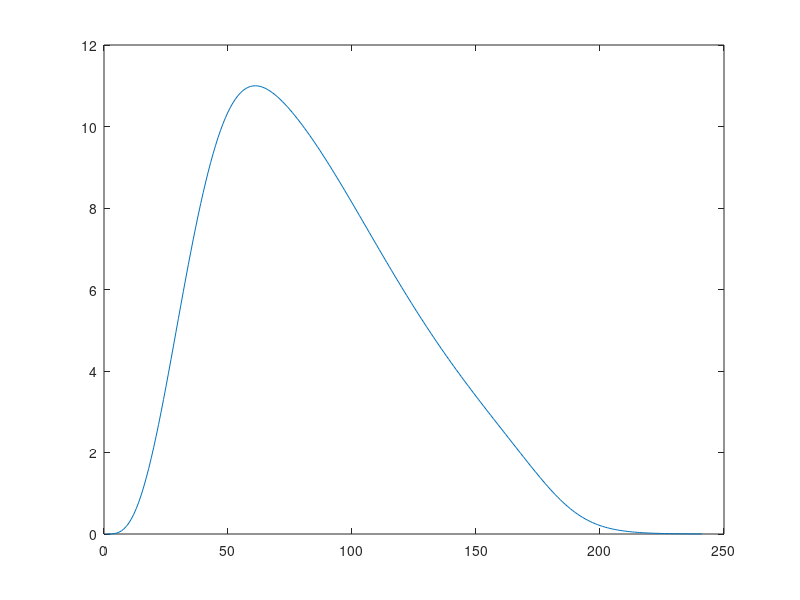

MATLAB code for this plot:
% 尝试绘制六参数模型曲线。实现方式已修改无误
clc; clear; close all;

% ms
Thc = 30;
Tc = 60;
Thr = 125;
Ttw = 240;
Tlead = 0;

Dmax = 11;

% 240ms
t = 0:Ttw;

e = exp(1);
c1 = log(2)*Tc / (Thc - Tc + Tc*log(Tc/Thc));
c2 = log(2)*Tc / (Thr - Tc + Tc*log(Tc/Thr));

P1 = (t - Tlead) / Tc;
P2 = 1 + exp(2*e*(P1-1));
P3 = (t - 0.5*(Ttw+Thr)) / (Ttw-Thr);

f1 = Dmax * (P1.^c1 .* exp(c1-c1*P1) + (P2-1) .* P1.^c2 .* exp(c2-c2*P1));
f2 = P2 + P2.*exp(4*e*(P3));

F = f1 ./ f2;

figure;
plot(F);

